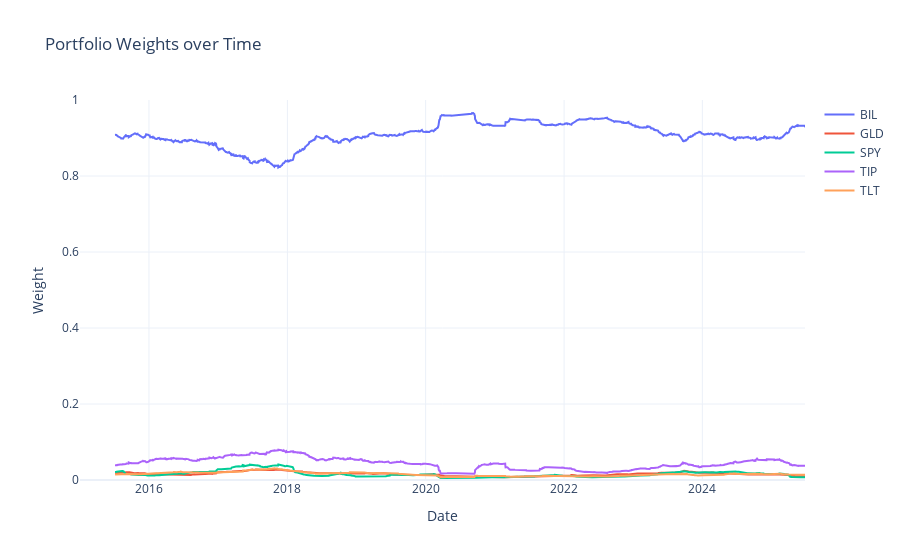

The code cell stored with this chart in its notebook:
### Code cell
plot_weights(portfolio_weights)

### Figure 1 — Plotly figure (JSON) as saved in the notebook; plotly's stock layout.template omitted (floating-point values rounded to 4 significant figures; data arrays with more than 128 entries replaced by an {"elided": "..."} marker saying what was removed)
{"data": [{"mode": "lines", "name": "BIL", "type": "scatter", "x": {"elided": "2636 str values"}, "y": {"elided": "2636 float values"}}, {"mode": "lines", "name": "GLD", "type": "scatter", "x": {"elided": "2636 str values"}, "y": {"elided": "2636 float values"}}, {"mode": "lines", "name": "SPY", "type": "scatter", "x": {"elided": "2636 str values"}, "y": {"elided": "2636 float values"}}, {"mode": "lines", "name": "TIP", "type": "scatter", "x": {"elided": "2636 str values"}, "y": {"elided": "2636 float values"}}, {"mode": "lines", "name": "TLT", "type": "scatter", "x": {"elided": "2636 str values"}, "y": {"elided": "2636 float values"}}], "layout": {"title": {"text": "Portfolio Weights over Time"}, "xaxis": {"title": {"text": "Date"}}, "yaxis": {"range": [0, 1], "title": {"text": "Weight"}}}}
